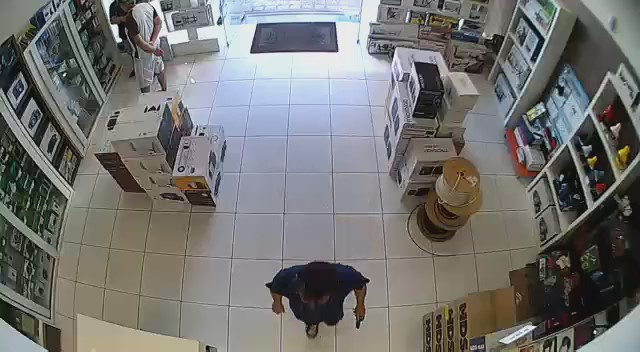
#> input picture python/frames/010_Moment.jpg, 640 x 352 px; its folder holds 4 pictures in this run
$ python example.py
#> lines starting #> are read from the running program, lines starting #| are printed output that depends on the picture
### python/motion_heatmap.py
import collections
import itertools
import math
import random
import cv2
import scipy.ndimage
import scipy.signal
import numpy as np


class MotionHeatmap:
    """
    This class is used to generate a motion heatmap from a directory of images representing frames in a time-lapse
    sequence. Instantiate this class with the necessary parameters, then generate the actual motion heatmap using
    the generate_motion_heatmap() method.

    Initialization does the following:
    (1) Divide the input image canvas into the desired number of blocks.
    (2) Pick a random pixel location within each block, to be used as the indicator of motion in that block's region.
    (3) Build a heatmap by quantifying, for each frame, the amount of motion (in the time domain) for each block.
    (4) Construct the average image across all frames in the sequence, if the user specifies this option
    (5) Low-pass filter the heatmap with a Gaussian kernel (with a configurable sigma parameter)
    Generation of the motion heatmap does the following:
    (1) Go through each pixel and determine the heatmap intensity at the block corresponding to the pixel
    (2) Apply positive or negative offsets to the red and blue channels at each pixel depending on the heatmap intensity
    """

    def __init__(
        self,
        # Resolution of the heatmap
        num_vertical_divisions,
        num_horizontal_divisions,
        # List of paths to images
        images,
        # Set to True to construct an "average" image used for the final overlay image; otherwise, the first frame of the sequence will be used
        use_average_image_overlay=True,
        # Value of sigma for Gaussian filter of the heatmap
        sigma=1.5, # from 1.5 , with 5 lighter got more light
        # Scales intensity of the heatmap's red/blue tint: higher values will exaggerate the tinting
        color_intensity_factor= 7, # from 7 , 1 is for very light images overlap
        # Suppress debug print statements as you see fit
        print_debug=True,
    ):
#> called with num_vertical_divisions = 36, num_horizontal_divisions = 64, use_average_image_overlay = True, sigma = 1.5, color_intensity_factor = 7, print_debug = True
        self.num_vertical_divisions = num_vertical_divisions
        self.num_horizontal_divisions = num_horizontal_divisions
        self.color_intensity_factor = color_intensity_factor
        self.use_average_image_overlay = use_average_image_overlay
        self.images = images
        self.print_debug = print_debug

        sample_image = cv2.imread(self.images[0])
#> sample_image is the input picture: shape (352, 640, 3); mean B, G, R 113.9, 115.7, 115.9
        self.height = len(sample_image)
#> self.height = 352
        self.width = len(sample_image[0])
#> self.width = 640

        # Overlay image will look blocky if the number of divisions isn't equally divisible by the image dimensions.
        if self.height % self.num_vertical_divisions != 0:
            print( 'Warning: number of vertical divisions {divisions} isn\'t equally divisible by the image height {height}; this will result in a blocky output image.'.format(
                divisions=self.num_vertical_divisions,
                height=self.height,
            ))
#| Warning: number of vertical divisions 36 isn't equally divisible by the image height 352; this will result in a blocky output image.
        if self.width % self.num_horizontal_divisions != 0:
            print( 'Warning: number of horizontal divisions {divisions} isn\'t equally divisible by the image width {width}; this will result in a blocky output image.'.format(
                divisions=self.num_horizontal_divisions,
                width=self.width,
            ))

        # Initialize random pixel locations for each block
        self.pixel_locations = {}
        for row, col in itertools.product(range(self.num_vertical_divisions), range(self.num_horizontal_divisions)):
            self.pixel_locations[(row, col)] = (
                int(row * self.height/num_vertical_divisions + math.floor(random.random() * self.height/num_vertical_divisions)),
                int(col * self.width/num_horizontal_divisions + math.floor(random.random() * self.width/num_horizontal_divisions)),
            )
#> after the loop, self.pixel_locations = 2304 items

        # Initialize block intensities for each block and construct average image
        self.block_intensities = collections.defaultdict(list)
        self.average_image = np.zeros((self.height, self.width, 3))
        for index, file_name in enumerate(self.images):
            if self.print_debug:
                print( 'Processing input frame {index} of {total}'.format(index=index + 1, total=len(self.images)))
            frame = cv2.imread(file_name, cv2.IMREAD_COLOR)
            if self.use_average_image_overlay:
                self.average_image += frame
            for row, col in itertools.product(range(self.num_vertical_divisions), range(self.num_horizontal_divisions)):
                pixel_row, pixel_col = self.pixel_locations[(row, col)]
                self.block_intensities[(row, col)].append(round(np.mean(frame[pixel_row][pixel_col])))
#> this loop made 2304 passes
#> pass 2 of the loop in __init__, `for index, file_name in enumerate(self.images):`:
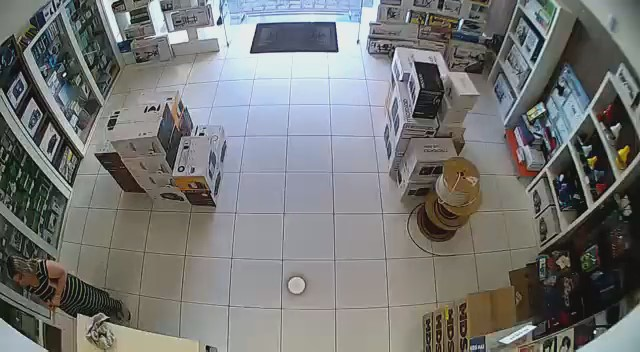
#> input picture python/frames/011_Moment.jpg, 640 x 352 px
#> in __init__, frame is the input picture: shape (352, 640, 3); mean B, G, R 117.5, 118.6, 117.5
#> in __init__, `self.average_image += frame`:
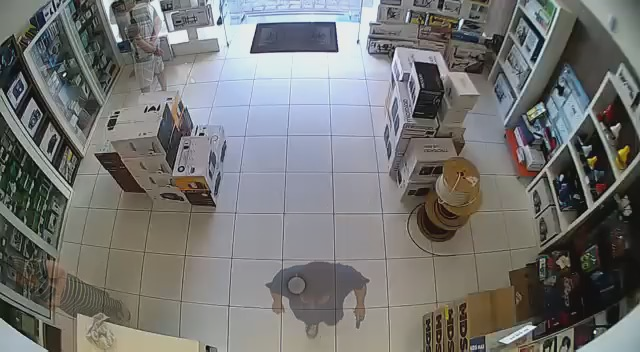
#> self.average_image: shape (352, 640, 3) float64; mean B, G, R 231.4, 234.3, 233.3; drawn with min black and max white
#> the loop in __init__, `for row, col in itertools.product(range(self.num_vertical_divisions), ..` made 2304 passes
#> pass 3 of the loop in __init__, `for index, file_name in enumerate(self.images):`:
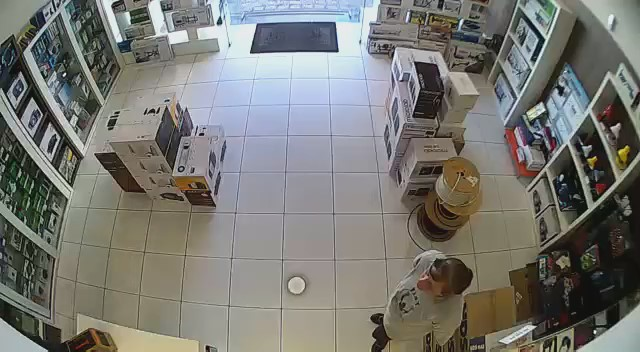
#> input picture python/frames/012_Moment.jpg, 640 x 352 px
#> in __init__, frame is the input picture: shape (352, 640, 3); mean B, G, R 115.8, 120.8, 120.9
#> in __init__, `self.average_image += frame`:
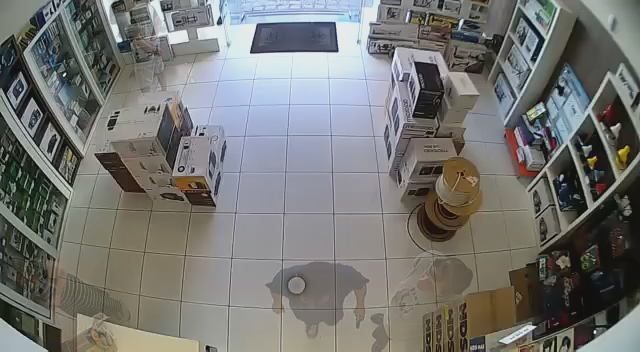
#> self.average_image: shape (352, 640, 3) float64; mean B, G, R 347.2, 355.1, 354.3; drawn with min black and max white
#> the loop made 4 passes; the first 3 are shown
        b, a = scipy.signal.butter(5, 0.2, 'high')
#> b = [0.354, -1.77, 3.54, -3.54, 1.77, -0.354]; a = [1, -2.98, 3.81, -2.55, 0.881, -0.125]
        for block, intensity in self.block_intensities.items():
            print(block,intensity)
            self.block_intensities[block] = scipy.signal.filtfilt(b, a, intensity,padlen=0)
#> after the loop, self.block_intensities = 2304 items
        if self.use_average_image_overlay:
            self.average_image /= len(self.images)
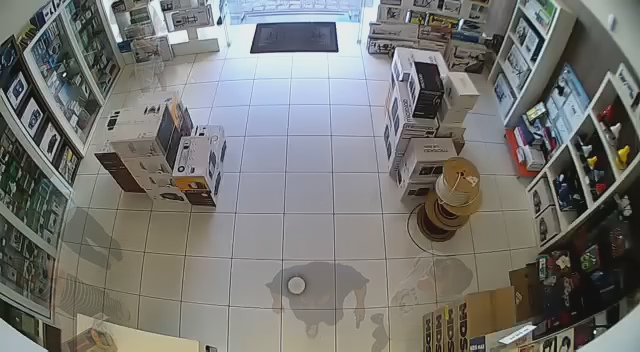
#> self.average_image: shape (352, 640, 3) float64; mean B, G, R 115.4, 118.6, 118.5

        # Calculate heatmap
        unfiltered_heatmap = np.zeros((self.num_vertical_divisions, self.num_horizontal_divisions))
#> unfiltered_heatmap: shape (36, 64) float64; every value is 0
        for row, col in itertools.product(range(self.num_vertical_divisions), range(self.num_horizontal_divisions)):
            unfiltered_heatmap[row][col] = np.std(self.block_intensities[(row, col)])
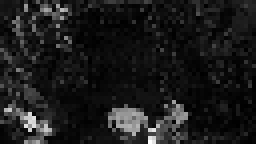
#> unfiltered_heatmap: shape (36, 64) float64 (shown 4 times larger); min 8.85e-15, max 47.65, mean 5.1; drawn with min black and max white
        self.heatmap = scipy.ndimage.filters.gaussian_filter(unfiltered_heatmap, sigma=sigma)
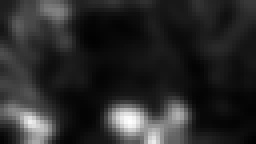
#> self.heatmap: shape (36, 64) float64 (shown 4 times larger); min 0.982, max 26.19, mean 5.1; drawn with min black and max white

    def generate_motion_heatmap(self, file_name='motion_heatmap.jpg'):
        """
        Generates the motion heatmap for this sequence of frames.

        :param file_name: The name of the file to save to disk.
        :return: True or False denoting success of the operation. The method will write the output image to disk.
        """
#> called with file_name = 'motion_heatmap.jpg'
        output_image = self.average_image if self.use_average_image_overlay else cv2.imread(self.images[0], cv2.IMREAD_COLOR)
        mean_stdev = np.mean(self.heatmap)

        for vertical_index, horizontal_index in itertools.product(range(self.num_vertical_divisions), range(self.num_horizontal_divisions)):
            if self.print_debug:
                print( 'Processing output block {index} of {total}'.format(
                    index=vertical_index * self.num_horizontal_divisions + horizontal_index + 1,
                    total=self.num_horizontal_divisions * self.num_vertical_divisions,
                ))
            offset = self.color_intensity_factor * (self.heatmap[vertical_index][horizontal_index] - mean_stdev)
            for i, j in itertools.product(range(self.height//self.num_vertical_divisions), range(self.width//self.num_horizontal_divisions)):
                row = vertical_index * self.height/self.num_vertical_divisions + i
                col = horizontal_index * self.width/self.num_horizontal_divisions + j
                # Apparently indices [0 1 2] correspond to [B G R].
                # Why, OpenCV?
                row = int(row)
                col = int(col)
                output_image[row][col][2] = self._clip_rgb(output_image[row][col][2] + offset) # blue green if not present
                #output_image[row][col][1] = self._clip_rgb(output_image[row][col][1] - offset) # yellowish if not present , changed from - to +
                output_image[row][col][0] = self._clip_rgb(output_image[row][col][0] - offset) # blue yellow if not present , changed from - to +
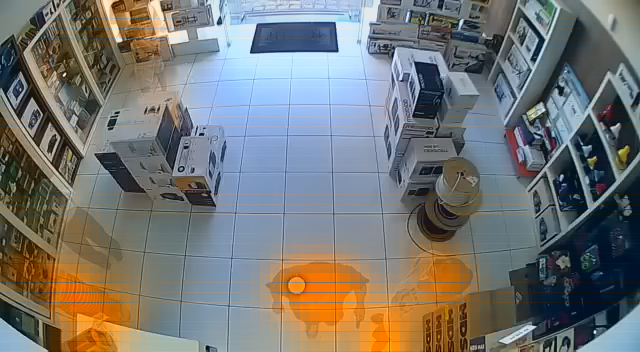
#> output_image: shape (352, 640, 3) float64; mean B, G, R 115.3, 118.6, 118

        return cv2.imwrite(file_name, output_image)

    @staticmethod
    def _clip_rgb(value):
        """
        Clips the value to be within the bounds of an 8-bit color image, e.g. in the range [0, 255].

        :param value: The value to clip.
        :return: An integer of the value clipped, as necessary.
        """
        return int(max(min(value, 255), 0))

### python/example.py
import os
import motion_heatmap


if __name__ == '__main__':
    image_path = 'frames'
    images = sorted([
        image_path + '/' + f for f in os.listdir(image_path)
        if os.path.isfile(os.path.join(image_path, f)) and f.endswith('.jpg')
    ])
    mh = motion_heatmap.MotionHeatmap(
        num_vertical_divisions=36,
        num_horizontal_divisions=64,
        images=images,
    )
    mh.generate_motion_heatmap()
